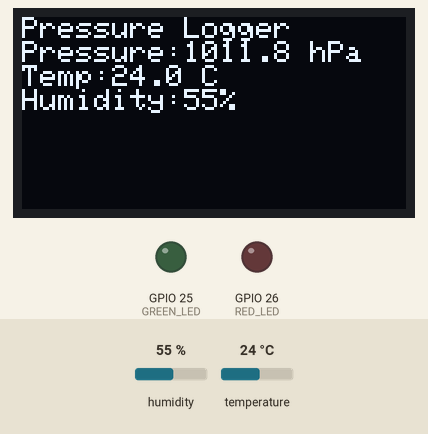
The sketch below on a simulated ESP32. On the bench: 128×64 one-colour display, output pins drawn as LEDs (lit = HIGH). Inputs (shaded band) come from the test bench; at power-on: humidity 55 %, temperature 24 °C. Random numbers use the default seed unless the sketch sets one; what the sketch prints to the serial monitor is not drawn.

Above: at 10.1 s.
At 16.2 s:
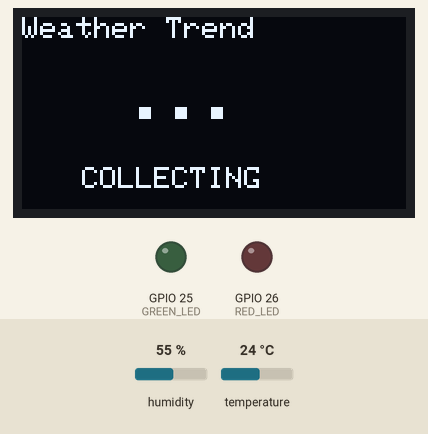
16.3 s: humidity set to 22 %
At 21.5 s:
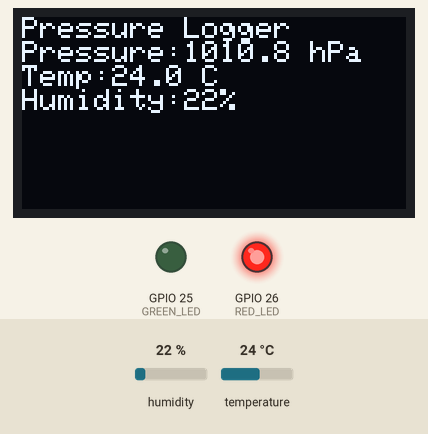
31.3 s: temperature set to 12 °C
At 41.1 s:
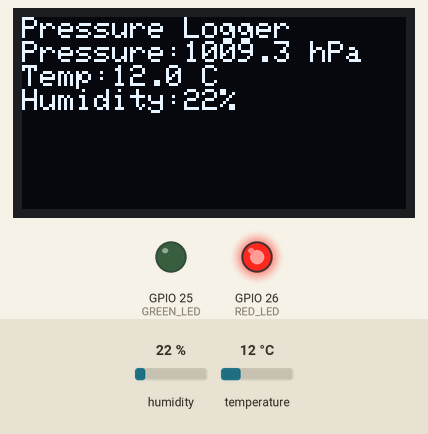
46.3 s: humidity set to 40 %
At 60.7 s:
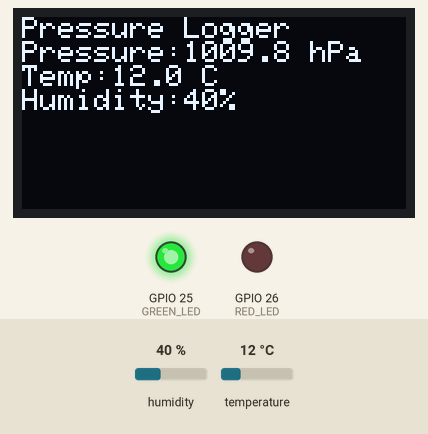
Timing chart, 0 to 62.2 s (numbered marks = the images above; inputs shaded):
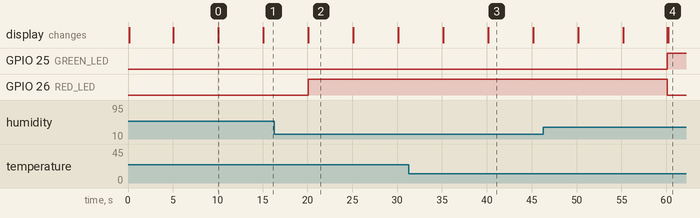

Measured:
- what the display in image 0 shows lasts 5.0 s, from 10.1 s to 15.1 s

The sketch:

Project_8__IoT_Pressure___Altitude_Logger.ino
```cpp
#include <Wire.h>
#include <Adafruit_GFX.h>
#include <Adafruit_SSD1306.h>
#include <DHT.h>

#define SCREEN_WIDTH 128
#define SCREEN_HEIGHT 64
Adafruit_SSD1306 display(SCREEN_WIDTH, SCREEN_HEIGHT, &Wire, -1);

// DHT11
#define DHTPIN 4
#define DHTTYPE DHT11
DHT dht(DHTPIN, DHTTYPE);

// LEDs
#define GREEN_LED 25
#define RED_LED   26

// Circular buffer
float pressureLog[24];
int logIndex = 0;
bool bufferFilled = false;

// Timers
unsigned long sensorTimer = 0;
unsigned long pageTimer = 0;

bool page = 0;

// Simulated pressure
float pressure = 1013.25;

// Variables
float temperature = 0;
float humidity = 0;

String trend = "STABLE";
String arrow = "->";

void setup() {

  Serial.begin(115200);

  dht.begin();

  pinMode(GREEN_LED, OUTPUT);
  pinMode(RED_LED, OUTPUT);

  Wire.begin(21,22);

  if(!display.begin(SSD1306_SWITCHCAPVCC,0x3C)){
    Serial.println("OLED Failed");
    while(true);
  }

  display.clearDisplay();
  display.display();

  randomSeed(analogRead(34));

  for(int i=0;i<24;i++)
    pressureLog[i]=pressure;
}

void loop() {

  // Read every 30 seconds
  if(millis()-sensorTimer>=20000 || sensorTimer==0){

    sensorTimer=millis();

    humidity=dht.readHumidity();
    temperature=dht.readTemperature();

    if(isnan(humidity) || isnan(temperature)){
      humidity=0;
      temperature=0;
    }

    // Simulate pressure
    pressure += random(-20,21)/10.0;

    if(pressure<995) pressure=995;
    if(pressure>1030) pressure=1030;

    pressureLog[logIndex]=pressure;

    logIndex++;

    if(logIndex>=24){
      logIndex=0;
      bufferFilled=true;
    }

    calculateTrend();

    printSerial();
  }

  // Change OLED page every 5 sec
  if(millis()-pageTimer>=5000){

    pageTimer=millis();

    page=!page;
  }

  displayOLED();
}

void calculateTrend() {

  digitalWrite(GREEN_LED, LOW);
  digitalWrite(RED_LED, LOW);

  // Number of valid readings collected
  int count = bufferFilled ? 24 : logIndex;

  if (count < 2) {
    trend = "COLLECTING";
    arrow = "...";
    return;
  }

  // Compare the latest reading with the previous one
  int newestIndex = (logIndex - 1 + 24) % 24;
  int previousIndex = (logIndex - 2 + 24) % 24;

  float newest = pressureLog[newestIndex];
  float previous = pressureLog[previousIndex];

  float diff = newest - previous;

  if (diff > 0.2) {
    trend = "RISING";
    arrow = "^";
    digitalWrite(GREEN_LED, HIGH);
  }
  else if (diff < -0.2) {
    trend = "FALLING";
    arrow = "v";
    digitalWrite(RED_LED, HIGH);
  }
  else {
    trend = "STABLE";
    arrow = "->";
    digitalWrite(GREEN_LED, HIGH);
  }
}

void displayOLED(){

  display.clearDisplay();

  display.setTextSize(1);
  display.setTextColor(SSD1306_WHITE);

  if(page==0){

    display.setCursor(0,0);
    display.println("Pressure Logger");

    display.print("Pressure:");
    display.print(pressure,1);
    display.println(" hPa");

    display.print("Temp:");
    display.print(temperature,1);
    display.println(" C");

    display.print("Humidity:");
    display.print(humidity,0);
    display.println("%");

  }
  else{

    display.setCursor(0,0);
    display.println("Weather Trend");

    display.setTextSize(2);
    display.setCursor(35,20);
    display.println(arrow);

    display.setTextSize(1);
    display.setCursor(20,50);
    display.println(trend);

  }

  display.display();
}

void printSerial(){

  Serial.println("---------------------------------------------");
  Serial.print("Pressure    : ");
  Serial.print(pressure,1);
  Serial.println(" hPa");

  Serial.print("Temperature : ");
  Serial.print(temperature,1);
  Serial.println(" C");

  Serial.print("Humidity    : ");
  Serial.print(humidity,0);
  Serial.println(" %");

  Serial.print("Trend       : ");
  Serial.println(trend);

  Serial.println("---------------------------------------------");
}
```
